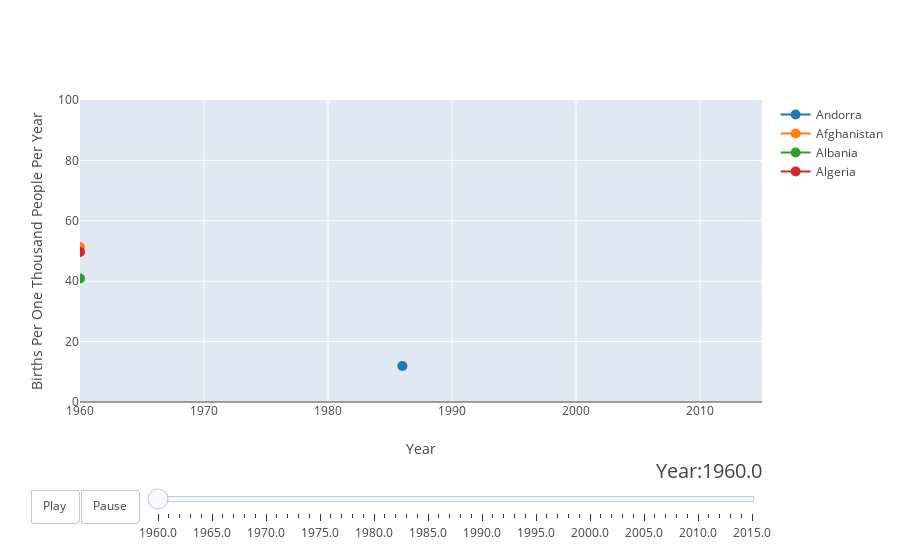

The notebook cell this image was saved under:
### Code cell
#Creates the plot
iplot(figure, 'BirthRateGraph')
# py.icreate_animations(figure, filename= 'gapminder_example'+str(time.time()))

### Figure 1 — Plotly figure (JSON) as saved in the notebook; plotly's stock layout.template omitted (floating-point values rounded to 4 significant figures)
{"data": [{"marker": {"size": 10, "sizemode": "area", "sizeref": 200000}, "mode": "lines+markers", "name": "Andorra", "text": "Andorra", "type": "scatter", "uid": "fb2ad571-41e4-4506-a45f-053b54d203e8", "x": [1986], "y": [11.9]}, {"marker": {"size": 10, "sizemode": "area", "sizeref": 200000}, "mode": "lines+markers", "name": "Afghanistan", "text": "Afghanistan", "type": "scatter", "uid": "c22aeb6d-588d-4355-85c9-c3962e8a91ed", "x": [1960], "y": [51.29]}, {"marker": {"size": 10, "sizemode": "area", "sizeref": 200000}, "mode": "lines+markers", "name": "Albania", "text": "Albania", "type": "scatter", "uid": "1f34a8a4-9a0d-43bf-9847-4ce1c85a886e", "x": [1960], "y": [40.92]}, {"marker": {"size": 10, "sizemode": "area", "sizeref": 200000}, "mode": "lines+markers", "name": "Algeria", "text": "Algeria", "type": "scatter", "uid": "d6db6473-f3b7-4479-85d3-03c3e081424e", "x": [1960], "y": [49.67]}], "layout": {"hovermode": "closest", "plot_bgcolor": "rgb(223, 232, 243)", "showlegend": true, "sliders": [{"active": 0, "currentvalue": {"font": {"size": 20}, "prefix": "Year:", "visible": true, "xanchor": "right"}, "len": 0.9, "pad": {"b": 10, "t": 50}, "steps": [{"args": [[1960], {"frame": {"duration": 500, "redraw": false}, "mode": "immediate", "transition": {"duration": 300}}], "label": "1960.0", "method": "animate"}, {"args": [[1961], {"frame": {"duration": 500, "redraw": false}, "mode": "immediate", "transition": {"duration": 300}}], "label": "1961.0", "method": "animate"}, {"args": [[1962], {"frame": {"duration": 500, "redraw": false}, "mode": "immediate", "transition": {"duration": 300}}], "label": "1962.0", "method": "animate"}, {"args": [[1963], {"frame": {"duration": 500, "redraw": false}, "mode": "immediate", "transition": {"duration": 300}}], "label": "1963.0", "method": "animate"}, {"args": [[1964], {"frame": {"duration": 500, "redraw": false}, "mode": "immediate", "transition": {"duration": 300}}], "label": "1964.0", "method": "animate"}, {"args": [[1965], {"frame": {"duration": 500, "redraw": false}, "mode": "immediate", "transition": {"duration": 300}}], "label": "1965.0", "method": "animate"}, {"args": [[1966], {"frame": {"duration": 500, "redraw": false}, "mode": "immediate", "transition": {"duration": 300}}], "label": "1966.0", "method": "animate"}, {"args": [[1967], {"frame": {"duration": 500, "redraw": false}, "mode": "immediate", "transition": {"duration": 300}}], "label": "1967.0", "method": "animate"}, {"args": [[1968], {"frame": {"duration": 500, "redraw": false}, "mode": "immediate", "transition": {"duration": 300}}], "label": "1968.0", "method": "animate"}, {"args": [[1969], {"frame": {"duration": 500, "redraw": false}, "mode": "immediate", "transition": {"duration": 300}}], "label": "1969.0", "method": "animate"}, {"args": [[1970], {"frame": {"duration": 500, "redraw": false}, "mode": "immediate", "transition": {"duration": 300}}], "label": "1970.0", "method": "animate"}, {"args": [[1971], {"frame": {"duration": 500, "redraw": false}, "mode": "immediate", "transition": {"duration": 300}}], "label": "1971.0", "method": "animate"}, {"args": [[1972], {"frame": {"duration": 500, "redraw": false}, "mode": "immediate", "transition": {"duration": 300}}], "label": "1972.0", "method": "animate"}, {"args": [[1973], {"frame": {"duration": 500, "redraw": false}, "mode": "immediate", "transition": {"duration": 300}}], "label": "1973.0", "method": "animate"}, {"args": [[1974], {"frame": {"duration": 500, "redraw": false}, "mode": "immediate", "transition": {"duration": 300}}], "label": "1974.0", "method": "animate"}, {"args": [[1975], {"frame": {"duration": 500, "redraw": false}, "mode": "immediate", "transition": {"duration": 300}}], "label": "1975.0", "method": "animate"}, {"args": [[1976], {"frame": {"duration": 500, "redraw": false}, "mode": "immediate", "transition": {"duration": 300}}], "label": "1976.0", "method": "animate"}, {"args": [[1977], {"frame": {"duration": 500, "redraw": false}, "mode": "immediate", "transition": {"duration": 300}}], "label": "1977.0", "method": "animate"}, {"args": [[1978], {"frame": {"duration": 500, "redraw": false}, "mode": "immediate", "transition": {"duration": 300}}], "label": "1978.0", "method": "animate"}, {"args": [[1979], {"frame": {"duration": 500, "redraw": false}, "mode": "immediate", "transition": {"duration": 300}}], "label": "1979.0", "method": "animate"}, {"args": [[1980], {"frame": {"duration": 500, "redraw": false}, "mode": "immediate", "transition": {"duration": 300}}], "label": "1980.0", "method": "animate"}, {"args": [[1981], {"frame": {"duration": 500, "redraw": false}, "mode": "immediate", "transition": {"duration": 300}}], "label": "1981.0", "method": "animate"}, {"args": [[1982], {"frame": {"duration": 500, "redraw": false}, "mode": "immediate", "transition": {"duration": 300}}], "label": "1982.0", "method": "animate"}, {"args": [[1983], {"frame": {"duration": 500, "redraw": false}, "mode": "immediate", "transition": {"duration": 300}}], "label": "1983.0", "method": "animate"}, {"args": [[1984], {"frame": {"duration": 500, "redraw": false}, "mode": "immediate", "transition": {"duration": 300}}], "label": "1984.0", "method": "animate"}, {"args": [[1985], {"frame": {"duration": 500, "redraw": false}, "mode": "immediate", "transition": {"duration": 300}}], "label": "1985.0", "method": "animate"}, {"args": [[1986], {"frame": {"duration": 500, "redraw": false}, "mode": "immediate", "transition": {"duration": 300}}], "label": "1986.0", "method": "animate"}, {"args": [[1987], {"frame": {"duration": 500, "redraw": false}, "mode": "immediate", "transition": {"duration": 300}}], "label": "1987.0", "method": "animate"}, {"args": [[1988], {"frame": {"duration": 500, "redraw": false}, "mode": "immediate", "transition": {"duration": 300}}], "label": "1988.0", "method": "animate"}, {"args": [[1989], {"frame": {"duration": 500, "redraw": false}, "mode": "immediate", "transition": {"duration": 300}}], "label": "1989.0", "method": "animate"}, {"args": [[1990], {"frame": {"duration": 500, "redraw": false}, "mode": "immediate", "transition": {"duration": 300}}], "label": "1990.0", "method": "animate"}, {"args": [[1991], {"frame": {"duration": 500, "redraw": false}, "mode": "immediate", "transition": {"duration": 300}}], "label": "1991.0", "method": "animate"}, {"args": [[1992], {"frame": {"duration": 500, "redraw": false}, "mode": "immediate", "transition": {"duration": 300}}], "label": "1992.0", "method": "animate"}, {"args": [[1993], {"frame": {"duration": 500, "redraw": false}, "mode": "immediate", "transition": {"duration": 300}}], "label": "1993.0", "method": "animate"}, {"args": [[1994], {"frame": {"duration": 500, "redraw": false}, "mode": "immediate", "transition": {"duration": 300}}], "label": "1994.0", "method": "animate"}, {"args": [[1995], {"frame": {"duration": 500, "redraw": false}, "mode": "immediate", "transition": {"duration": 300}}], "label": "1995.0", "method": "animate"}, {"args": [[1996], {"frame": {"duration": 500, "redraw": false}, "mode": "immediate", "transition": {"duration": 300}}], "label": "1996.0", "method": "animate"}, {"args": [[1997], {"frame": {"duration": 500, "redraw": false}, "mode": "immediate", "transition": {"duration": 300}}], "label": "1997.0", "method": "animate"}, {"args": [[1998], {"frame": {"duration": 500, "redraw": false}, "mode": "immediate", "transition": {"duration": 300}}], "label": "1998.0", "method": "animate"}, {"args": [[1999], {"frame": {"duration": 500, "redraw": false}, "mode": "immediate", "transition": {"duration": 300}}], "label": "1999.0", "method": "animate"}, {"args": [[2000], {"frame": {"duration": 500, "redraw": false}, "mode": "immediate", "transition": {"duration": 300}}], "label": "2000.0", "method": "animate"}, {"args": [[2001], {"frame": {"duration": 500, "redraw": false}, "mode": "immediate", "transition": {"duration": 300}}], "label": "2001.0", "method": "animate"}, {"args": [[2002], {"frame": {"duration": 500, "redraw": false}, "mode": "immediate", "transition": {"duration": 300}}], "label": "2002.0", "method": "animate"}, {"args": [[2003], {"frame": {"duration": 500, "redraw": false}, "mode": "immediate", "transition": {"duration": 300}}], "label": "2003.0", "method": "animate"}, {"args": [[2004], {"frame": {"duration": 500, "redraw": false}, "mode": "immediate", "transition": {"duration": 300}}], "label": "2004.0", "method": "animate"}, {"args": [[2005], {"frame": {"duration": 500, "redraw": false}, "mode": "immediate", "transition": {"duration": 300}}], "label": "2005.0", "method": "animate"}, {"args": [[2006], {"frame": {"duration": 500, "redraw": false}, "mode": "immediate", "transition": {"duration": 300}}], "label": "2006.0", "method": "animate"}, {"args": [[2007], {"frame": {"duration": 500, "redraw": false}, "mode": "immediate", "transition": {"duration": 300}}], "label": "2007.0", "method": "animate"}, {"args": [[2008], {"frame": {"duration": 500, "redraw": false}, "mode": "immediate", "transition": {"duration": 300}}], "label": "2008.0", "method": "animate"}, {"args": [[2009], {"frame": {"duration": 500, "redraw": false}, "mode": "immediate", "transition": {"duration": 300}}], "label": "2009.0", "method": "animate"}, {"args": [[2010], {"frame": {"duration": 500, "redraw": false}, "mode": "immediate", "transition": {"duration": 300}}], "label": "2010.0", "method": "animate"}, {"args": [[2011], {"frame": {"duration": 500, "redraw": false}, "mode": "immediate", "transition": {"duration": 300}}], "label": "2011.0", "method": "animate"}, {"args": [[2012], {"frame": {"duration": 500, "redraw": false}, "mode": "immediate", "transition": {"duration": 300}}], "label": "2012.0", "method": "animate"}, {"args": [[2013], {"frame": {"duration": 500, "redraw": false}, "mode": "immediate", "transition": {"duration": 300}}], "label": "2013.0", "method": "animate"}, {"args": [[2014], {"frame": {"duration": 500, "redraw": false}, "mode": "immediate", "transition": {"duration": 300}}], "label": "2014.0", "method": "animate"}, {"args": [[2015], {"frame": {"duration": 500, "redraw": false}, "mode": "immediate", "transition": {"duration": 300}}], "label": "2015.0", "method": "animate"}], "transition": {"duration": 300, "easing": "cubic-in-out"}, "x": 0.1, "xanchor": "left", "y": 0, "yanchor": "top"}], "updatemenus": [{"buttons": [{"args": [null, {"frame": {"duration": 500, "redraw": false}, "fromcurrent": true, "transition": {"duration": 300, "easing": "quadratic-in-out"}}], "label": "Play", "method": "animate"}, {"args": [[null], {"frame": {"duration": 0, "redraw": false}, "mode": "immediate", "transition": {"duration": 0}}], "label": "Pause", "method": "animate"}], "direction": "left", "pad": {"r": 10, "t": 87}, "showactive": false, "type": "buttons", "x": 0.1, "xanchor": "right", "y": 0, "yanchor": "top"}], "xaxis": {"gridcolor": "#FFFFFF", "range": [1960, 2015], "title": {"text": "Year"}}, "yaxis": {"gridcolor": "#FFFFFF", "range": [0, 100], "title": {"text": "Births Per One Thousand People Per Year"}}}}
